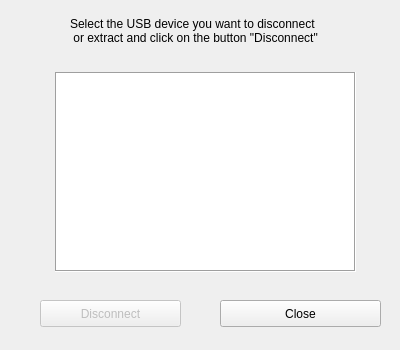
<ui version="4.0" >
 <class>Form_usbtray</class>
 <widget class="QWidget" name="Form_usbtray" >
  <property name="geometry" >
   <rect>
    <x>0</x>
    <y>0</y>
    <width>400</width>
    <height>350</height>
   </rect>
  </property>
  <property name="sizePolicy" >
   <sizepolicy vsizetype="Fixed" hsizetype="Fixed" >
    <horstretch>0</horstretch>
    <verstretch>0</verstretch>
   </sizepolicy>
  </property>
  <property name="minimumSize" >
   <size>
    <width>400</width>
    <height>350</height>
   </size>
  </property>
  <property name="maximumSize" >
   <size>
    <width>400</width>
    <height>350</height>
   </size>
  </property>
  <property name="windowTitle" >
   <string>USB Device Manager</string>
  </property>
  <property name="windowIcon" >
   <iconset>
    <normaloff>../../../../../usr/share/kademar/utils/kademarcenter/img/usbtray_trayicon.png</normaloff>../../../../../usr/share/kademar/utils/kademarcenter/img/usbtray_trayicon.png</iconset>
  </property>
  <widget class="QLabel" name="label_3" >
   <property name="geometry" >
    <rect>
     <x>0</x>
     <y>0</y>
     <width>400</width>
     <height>350</height>
    </rect>
   </property>
   <property name="text" >
    <string/>
   </property>
   <property name="pixmap" >
    <pixmap>../../../../../usr/share/kademar/utils/kademarcenter/img/bg/usbtray.png</pixmap>
   </property>
  </widget>
  <widget class="QPushButton" name="boto_desconnecta" >
   <property name="enabled" >
    <bool>false</bool>
   </property>
   <property name="geometry" >
    <rect>
     <x>40</x>
     <y>300</y>
     <width>141</width>
     <height>27</height>
    </rect>
   </property>
   <property name="text" >
    <string>Disconnect</string>
   </property>
   <property name="icon" >
    <iconset>
     <normaloff>../../../../../usr/share/kademar/utils/kademarcenter/img/usbtray_desconecta.png</normaloff>../../../../../usr/share/kademar/utils/kademarcenter/img/usbtray_desconecta.png</iconset>
   </property>
   <property name="iconSize" >
    <size>
     <width>64</width>
     <height>64</height>
    </size>
   </property>
  </widget>
  <widget class="QPushButton" name="boto_sortir" >
   <property name="geometry" >
    <rect>
     <x>220</x>
     <y>300</y>
     <width>161</width>
     <height>27</height>
    </rect>
   </property>
   <property name="text" >
    <string>Close</string>
   </property>
   <property name="icon" >
    <iconset>
     <normaloff>../../../../../usr/share/kademar/utils/kademarcenter/img/desconfigura.png</normaloff>../../../../../usr/share/kademar/utils/kademarcenter/img/desconfigura.png</iconset>
   </property>
   <property name="iconSize" >
    <size>
     <width>22</width>
     <height>22</height>
    </size>
   </property>
   <property name="autoRepeat" >
    <bool>false</bool>
   </property>
  </widget>
  <widget class="QLabel" name="label" >
   <property name="geometry" >
    <rect>
     <x>70</x>
     <y>10</y>
     <width>321</width>
     <height>41</height>
    </rect>
   </property>
   <property name="text" >
    <string>Select the USB device you want to disconnect
 or extract and click on the button "Disconnect"</string>
   </property>
  </widget>
  <widget class="QListWidget" name="listWidget" >
   <property name="geometry" >
    <rect>
     <x>55</x>
     <y>72</y>
     <width>301</width>
     <height>200</height>
    </rect>
   </property>
   <property name="frameShape" >
    <enum>QFrame::Box</enum>
   </property>
   <property name="lineWidth" >
    <number>1</number>
   </property>
   <property name="horizontalScrollBarPolicy" >
    <enum>Qt::ScrollBarAsNeeded</enum>
   </property>
  </widget>
  <widget class="QLabel" name="label_2" >
   <property name="geometry" >
    <rect>
     <x>20</x>
     <y>16</y>
     <width>41</width>
     <height>31</height>
    </rect>
   </property>
   <property name="text" >
    <string/>
   </property>
   <property name="pixmap" >
    <pixmap>../../../../../usr/share/kademar/utils/kademarcenter/img/usb.png</pixmap>
   </property>
  </widget>
 </widget>
 <resources/>
 <connections/>
</ui>
